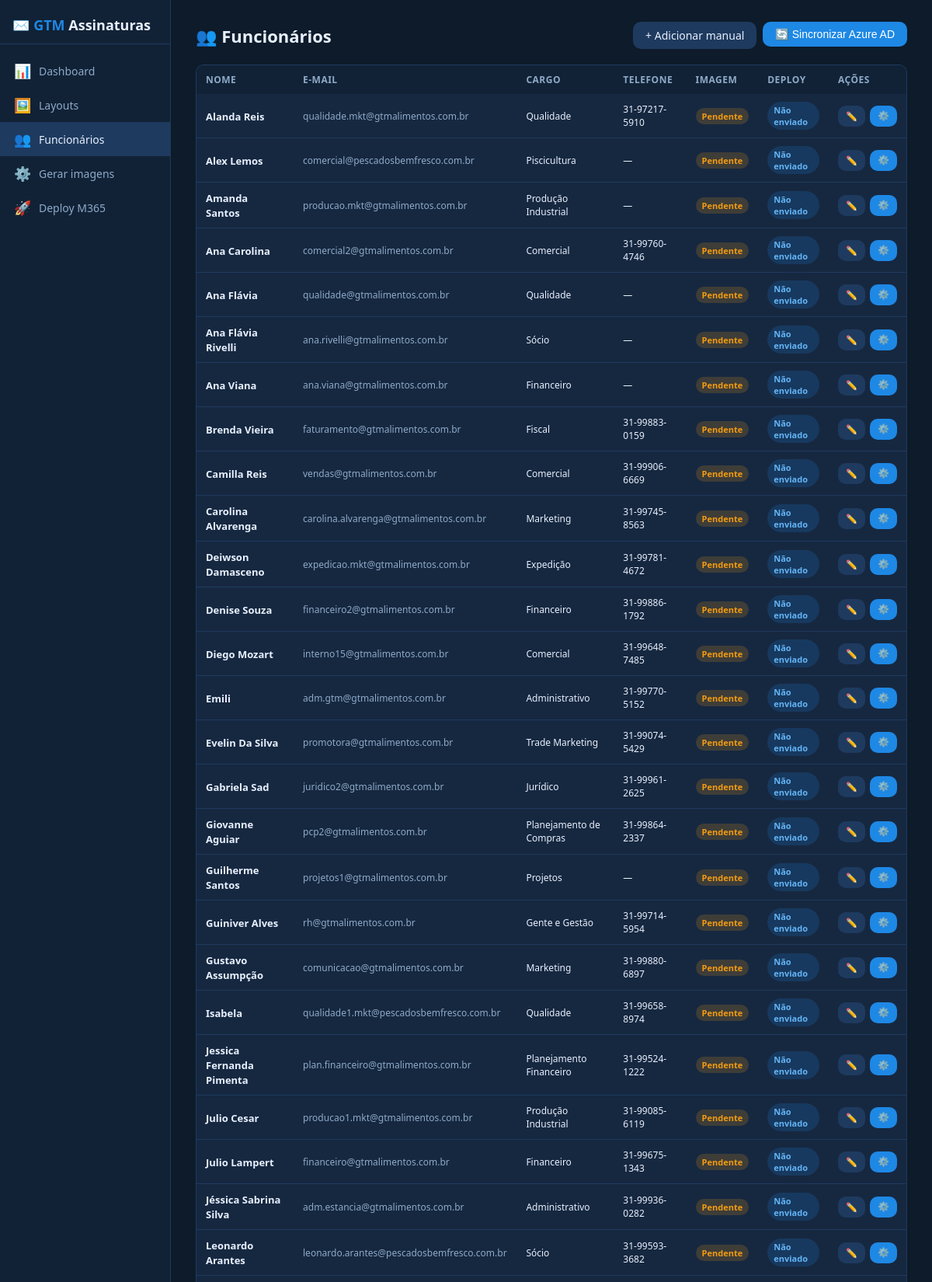
Page /employees (signed in, upper part) on the committed database.
### tables this page shows
CREATE TABLE employees (
            id          INTEGER PRIMARY KEY AUTOINCREMENT,
            azure_id    TEXT UNIQUE,
            email       TEXT UNIQUE NOT NULL,
            name        TEXT,
            title       TEXT,
            phone       TEXT,
            department  TEXT,
            website     TEXT,
            instagram   TEXT,
            extra1      TEXT,
            extra2      TEXT,
            img_path    TEXT,
            img_updated TEXT,
            sig_deployed INTEGER DEFAULT 0,
            active      INTEGER DEFAULT 1,
            created_at  TEXT DEFAULT (datetime('now')),
            updated_at  TEXT DEFAULT (datetime('now'))
        );

### app.py (the view)
@app.route("/employees")
@login_required
def employees():
    emps = db.get_all_employees()
    return render_template("employees.html", employees=emps)

### app.py (called while the page is built)
def login_required(f):
    @wraps(f)
    def decorated(*args, **kwargs):
        if not session.get("logged_in"):
            return redirect(url_for("login"))
        return f(*args, **kwargs)
    return decorated

### database.py (called while the page is built)
def get_db():
    conn = sqlite3.connect(DB_PATH)
    conn.row_factory = sqlite3.Row
    return conn

def get_all_employees(active_only=True):
    conn = get_db()
    cur = conn.cursor()
    if active_only:
        cur.execute("SELECT * FROM employees WHERE active=1 ORDER BY name")
    else:
        cur.execute("SELECT * FROM employees ORDER BY name")
    rows = [dict(r) for r in cur.fetchall()]
    conn.close()
    return rows

### templates/employees.html (shortened to what this page needs)
{% extends "base.html" %}
{% block content %}
<div style="display:flex;justify-content:space-between;align-items:center;margin-bottom:20px;">
  <h1 class="page-title" style="margin:0;">👥 Funcionários</h1>
  <div style="display:flex;gap:8px;">
    <a href="/employees/add" class="btn btn-secondary">+ Adicionar manual</a>
    <form method="POST" action="/employees/sync" style="margin:0;">
      <button type="submit" class="btn btn-primary">🔄 Sincronizar Azure AD</button>
    </form>
  </div>
</div>
{% if employees %}
<div class="card" style="padding:0;overflow:auto;">
  <table>
    <thead>
      <tr>
        <th>Nome</th>
        <th>E-mail</th>
        <th>Cargo</th>
        <th>Telefone</th>
        <th>Imagem</th>
        <th>Deploy</th>
        <th>Ações</th>
      </tr>
    </thead>
    <tbody>
    {% for emp in employees %}
      <tr>
        <td><strong style="font-size:13px;">{{ emp.name or '—' }}</strong></td>
        <td style="font-size:12px;color:var(--text2);">{{ emp.email }}</td>
        <td style="font-size:12px;">{{ emp.title or '—' }}</td>
        <td style="font-size:12px;">{{ emp.phone or '—' }}</td>
        <td>
          {% if emp.img_path %}
            <span class="badge badge-success">✓ Gerada</span>
          {% else %}
            <span class="badge badge-warning">Pendente</span>
          {% endif %}
        </td>
        <td>
          {% if emp.sig_deployed %}
            <span class="badge badge-success">✓ Ativo</span>
          {% else %}
            <span class="badge badge-info">Não enviado</span>
          {% endif %}
        </td>
        <td>
          <div style="display:flex;gap:6px;">
            <a href="/employees/{{ emp.id }}/edit" class="btn btn-secondary btn-sm">✏️</a>
            <button onclick="generateOne({{ emp.id }}, this)" class="btn btn-primary btn-sm">⚙️</button>
          </div>
        </td>
      </tr>
    {% endfor %}
    </tbody>
  </table>
</div>
{% endif %}
{% endblock %}

### templates/base.html (shortened to what this page needs)
<!DOCTYPE html>
<html lang="pt-BR">
<head>
  <link rel="stylesheet" href="/static/css/style.css">
</head>
<body>
<aside class="sidebar">
  <div class="sidebar-logo">✉️ <span>GTM</span> Assinaturas</div>
  <nav>
    <a href="/"          class="nav-item {% if request.path == '/' %}active{% endif %}">
      <span class="icon">📊</span> Dashboard
    </a>
    <a href="/layouts"   class="nav-item {% if '/layout' in request.path %}active{% endif %}">
      <span class="icon">🖼️</span> Layouts
    </a>
    <a href="/employees" class="nav-item {% if '/employee' in request.path %}active{% endif %}">
      <span class="icon">👥</span> Funcionários
    </a>
    <a href="/generate"  class="nav-item {% if '/generate' in request.path %}active{% endif %}">
      <span class="icon">⚙️</span> Gerar imagens
    </a>
    <a href="/deploy"    class="nav-item {% if '/deploy' in request.path %}active{% endif %}">
      <span class="icon">🚀</span> Deploy M365
    </a>
  </nav>
</aside>
<main class="main">
  {% block content %}{% endblock %}
</main>
</body>
</html>

### static/css/style.css (style rules this page uses)
*, *::before, *::after { box-sizing: border-box; margin: 0; padding: 0; }
:root { --bg: #0d1b2a; --sidebar: #112236; --card: #162840; --border: #1e3a5f; --accent: #1e88e5; --accent2: #0d6efd; --success: #2ecc71; --warning: #f39c12; --danger: #e74c3c; --text: #e8f0fe; --text2: #8eaac8; --radius: 10px; }
body { font-family: 'Segoe UI', system-ui, -apple-system, sans-serif; background: var(--bg); color: var(--text); min-height: 100vh; display: flex; }
a { color: var(--accent); text-decoration: none; }
button, .btn { cursor: pointer; border: none; border-radius: var(--radius); padding: 8px 16px; font-size: 14px; font-weight: 500; transition: opacity .15s, transform .1s; }
.btn-primary { background: var(--accent); color: #fff; }
.btn-secondary { background: var(--border); color: var(--text); }
.btn-sm { padding: 5px 10px; font-size: 12px; }
.sidebar { width: 220px; min-height: 100vh; background: var(--sidebar); border-right: 1px solid var(--border); display: flex; flex-direction: column; position: fixed; top: 0; left: 0; bottom: 0; z-index: 100; }
.sidebar-logo { padding: 20px 16px 12px; font-size: 18px; font-weight: 700; color: var(--text); border-bottom: 1px solid var(--border); }
.sidebar-logo span { color: var(--accent); }
.sidebar nav { flex: 1; padding: 12px 0; }
.nav-item { display: flex; align-items: center; gap: 10px; padding: 10px 18px; color: var(--text2); font-size: 14px; transition: background .15s, color .15s; border-radius: 0; text-decoration: none; }
.nav-item:hover, .nav-item.active { background: var(--border); color: var(--text); text-decoration: none; }
.nav-item .icon { font-size: 18px; width: 22px; text-align: center; }
.main { margin-left: 220px; padding: 28px 32px; flex: 1; min-height: 100vh; }
.page-title { font-size: 22px; font-weight: 700; margin-bottom: 20px; color: var(--text); }
.card { background: var(--card); border: 1px solid var(--border); border-radius: var(--radius); padding: 20px; margin-bottom: 20px; }
table { width: 100%; border-collapse: collapse; font-size: 14px; }
th { text-align: left; padding: 10px 12px; background: var(--sidebar); color: var(--text2); font-weight: 600; font-size: 12px; text-transform: uppercase; letter-spacing: .5px; }
td { padding: 10px 12px; border-bottom: 1px solid var(--border); vertical-align: middle; }
.badge { display: inline-block; padding: 3px 8px; border-radius: 20px; font-size: 11px; font-weight: 600; }
.badge-warning { background: rgba(243,156,18,.18); color: #f39c12; }
.badge-info { background: rgba(30,136,229,.18); color: #64b5f6; }

### rows in the picture
employees: name "Alanda Reis", email "qualidade.mkt@gtmalimentos.com.br", title "Qualidade", phone "31-97217-5910", shows "Pendente", sig_deployed "Não enviado"
employees: name "Alex Lemos", email "comercial@pescadosbemfresco.com.br", title "Piscicultura", phone "—", shows "Pendente", sig_deployed "Não enviado"
employees: name "Amanda Santos", email "producao.mkt@gtmalimentos.com.br", title "Produção Industrial", phone "—", shows "Pendente", sig_deployed "Não enviado"
employees: name "Ana Carolina", email "comercial2@gtmalimentos.com.br", title "Comercial", phone "31-99760-4746", shows "Pendente", sig_deployed "Não enviado"
employees: name "Ana Flávia", email "qualidade@gtmalimentos.com.br", title "Qualidade", phone "—", shows "Pendente", sig_deployed "Não enviado"
employees: name "Ana Flávia Rivelli", email "ana.rivelli@gtmalimentos.com.br", title "Sócio", phone "—", shows "Pendente", sig_deployed "Não enviado"
employees: name "Ana Viana", email "ana.viana@gtmalimentos.com.br", title "Financeiro", phone "—", shows "Pendente", sig_deployed "Não enviado"
employees: name "Brenda Vieira", email "faturamento@gtmalimentos.com.br", title "Fiscal", phone "31-99883-0159", shows "Pendente", sig_deployed "Não enviado"
employees: name "Camilla Reis", email "vendas@gtmalimentos.com.br", title "Comercial", phone "31-99906-6669", shows "Pendente", sig_deployed "Não enviado"
employees: name "Carolina Alvarenga", email "carolina.alvarenga@gtmalimentos.com.br", title "Marketing", phone "31-99745-8563", shows "Pendente", sig_deployed "Não enviado"
employees: name "Deiwson Damasceno", email "expedicao.mkt@gtmalimentos.com.br", title "Expedição", phone "31-99781-4672", shows "Pendente", sig_deployed "Não enviado"
employees: name "Denise Souza", email "financeiro2@gtmalimentos.com.br", title "Financeiro", phone "31-99886-1792", shows "Pendente", sig_deployed "Não enviado"
employees: name "Diego Mozart", email "interno15@gtmalimentos.com.br", title "Comercial", phone "31-99648-7485", shows "Pendente", sig_deployed "Não enviado"
employees: name "Emili", email "adm.gtm@gtmalimentos.com.br", title "Administrativo", phone "31-99770-5152", shows "Pendente", sig_deployed "Não enviado"
employees: name "Evelin Da Silva", email "promotora@gtmalimentos.com.br", title "Trade Marketing", phone "31-99074-5429", shows "Pendente", sig_deployed "Não enviado"
employees: name "Gabriela Sad", email "juridico2@gtmalimentos.com.br", title "Jurídico", phone "31-99961-2625", shows "Pendente", sig_deployed "Não enviado"
employees: name "Giovanne Aguiar", email "pcp2@gtmalimentos.com.br", title "Planejamento de Compras", phone "31-99864-2337", shows "Pendente", sig_deployed "Não enviado"
employees: name "Guilherme Santos", email "projetos1@gtmalimentos.com.br", title "Projetos", phone "—", shows "Pendente", sig_deployed "Não enviado"
employees: name "Guiniver Alves", email "rh@gtmalimentos.com.br", title "Gente e Gestão", phone "31-99714-5954", shows "Pendente", sig_deployed "Não enviado"
employees: name "Gustavo Assumpção", email "comunicacao@gtmalimentos.com.br", title "Marketing", phone "31-99880-6897", shows "Pendente", sig_deployed "Não enviado"
employees: name "Isabela", email "qualidade1.mkt@pescadosbemfresco.com.br", title "Qualidade", phone "31-99658-8974", shows "Pendente", sig_deployed "Não enviado"
employees: name "Jessica Fernanda Pimenta", email "plan.financeiro@gtmalimentos.com.br", title "Planejamento Financeiro", phone "31-99524-1222", shows "Pendente", sig_deployed "Não enviado"
employees: name "Julio Cesar", email "producao1.mkt@gtmalimentos.com.br", title "Produção Industrial", phone "31-99085-6119", shows "Pendente", sig_deployed "Não enviado"
employees: name "Julio Lampert", email "financeiro@gtmalimentos.com.br", title "Financeiro", phone "31-99675-1343", shows "Pendente", sig_deployed "Não enviado"
employees: name "Jéssica Sabrina Silva", email "adm.estancia@gtmalimentos.com.br", title "Administrativo", phone "31-99936-0282", shows "Pendente", sig_deployed "Não enviado"
employees: name "Leonardo Arantes", email "leonardo.arantes@pescadosbemfresco.com.br", title "Sócio", phone "31-99593-3682", shows "Pendente", sig_deployed "Não enviado"
